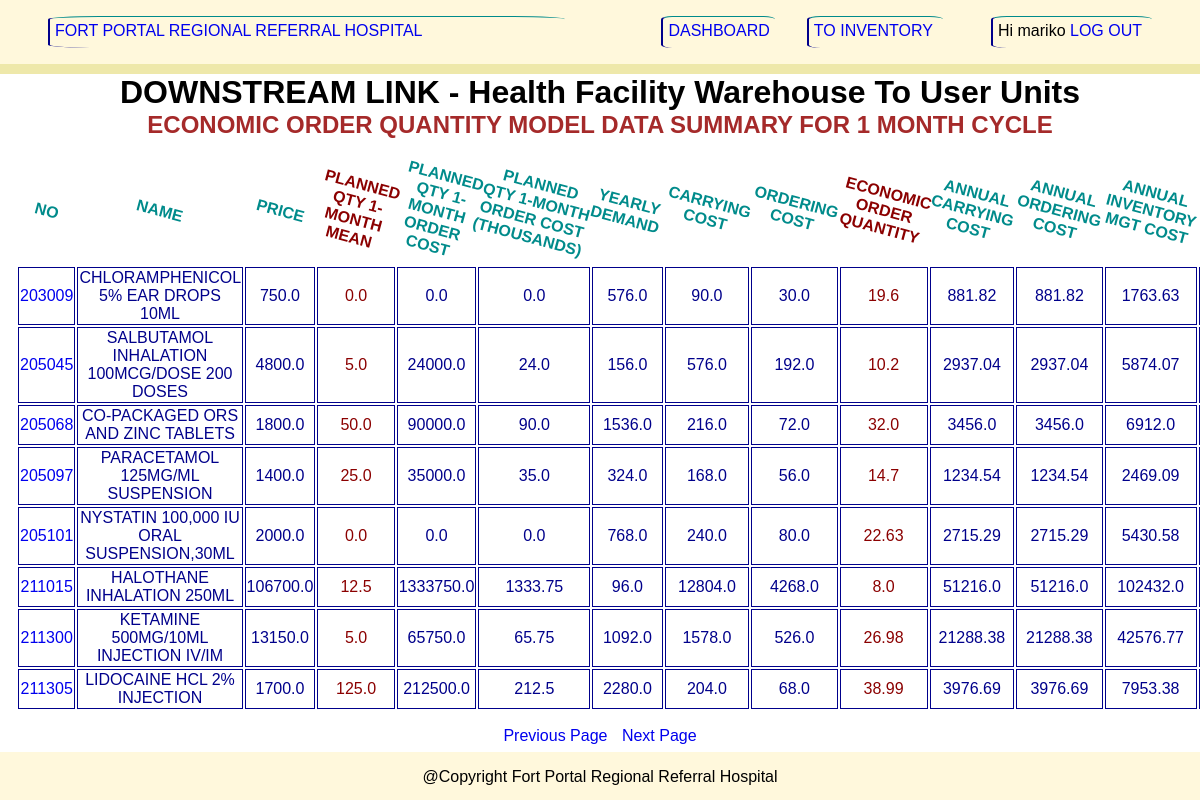
Page /analysis/eoq/list/1/month/?page=3 (signed in) on the committed database.
### analysis/models.py (models this page shows, shortened)
class ProductDetailExp(models.Model):
    code = models.IntegerField(default=100000,unique=True)
    description = models.CharField(unique=True,max_length=500)
    ven = models.CharField(max_length=5, null=True, blank=True)
    unit = models.DecimalField(max_digits=100, decimal_places=1, null=True)
    price = models.DecimalField(max_digits=100, decimal_places=1, null=True)
    planned_Qty_2Month_Mean = models.DecimalField(max_digits=100, decimal_places=1, null=True)
    currentStock = models.DecimalField(max_digits=100,decimal_places=3,default=0)

### inventory/decorators.py (the view)
        def wrapper_func(request,*args,**kwargs):
            group = request.user.groups.all()
            names = []
            for gp in group:
                names.append(str(gp.name))
            if status in names:
                return view_func2(request,*args,**kwargs)
            else:
                return HttpResponse("<h1>You are not authorized to access this page!</h1>")

### analysis/templates/analysis/eoq_1_month_list.html (shortened to what this page needs)
{% extends 'analysis_base.html' %}
{% block content%}
<div class="eoq" style="overflow:auto;">
    <h1 style="text-align:center;margin:0;">DOWNSTREAM LINK - Health Facility Warehouse To User Units</h1>
    <h2 style="text-align:center;margin:0;">ECONOMIC ORDER QUANTITY MODEL DATA SUMMARY FOR 1 MONTH CYCLE</h2>
    <table style="padding:1rem;">
        <thead>
        <tr>
            <th>NO</th>
            <th>NAME</th>
            <th>PRICE</th>
            <th style="color:darkred;">PLANNED QTY 1-MONTH MEAN</th>
            <th>PLANNED QTY 1-MONTH ORDER COST</th>
            <th>PLANNED QTY 1-MONTH ORDER COST (THOUSANDS)</th>
            <th>YEARLY DEMAND</th>
            <th>CARRYING COST</th>
            <th>ORDERING COST</th>
            <th style="color:darkred;">ECONOMIC ORDER QUANTITY</th>
            <th>ANNUAL CARRYING COST</th>
            <th>ANNUAL ORDERING COST</th>
            <th>ANNUAL INVENTORY MGT COST</th>
            <th>ANNUAL DEMAND COST</th>
        </tr>
        </thead>
        <tbody>
    {% for i in data_df %}
    <tr>
        <td><a href="{% url 'eoq1cde' i.CODE %}">{{ i.CODE }}</a></td>
        <td>{{ i.DESCRIPTION }}</td>
        <td>{{ i.price }}</td>
        <td style="color:darkred;">{{ i.planned_qty_1_month_mean }}</td>
        <td>{{ i.planned_qty_1_month_order_cost }}</td>
        <td>{{ i.planned_qty_1_month_order_cost_thousands }}</td>
        <td>{{ i.year_demand }}</td>
        <td>{{ i.carrying_cost }}</td>
        <td>{{ i.ordering_cost }}</td>
        <td style="color:darkred;">{{ i.economic_order_quantity }}</td>
        <td>{{ i.annual_carrying_cost }}</td>
        <td>{{ i.annual_ordering_cost }}</td>
        <td>{{ i.annual_inventory_mgt_cost }}</td>
        </tr>
        {% endfor %}
        </tbody>
    </table>
</div>
<div style="text-align: center">
    {% if data_df.has_previous %}
    <a style="margin-right: 10px;" href="{% url 'eoq1list' %}?page={{ data_df.previous_page_number }}">Previous Page</a>
    {% endif %}
    {% if data_df.has_next %}
    <a href="{% url 'eoq1list' %}?page={{ data_df.next_page_number }}">Next Page</a>
    {% endif %}
</div>
{% endblock %}

### analysis/templates/analysis_base.html (shortened to what this page needs)
<!DOCTYPE html>
{% load static %}
<html lang="en">
<head>
    <link rel="stylesheet" type="text/css" href="{% static 'css/myCss.css' %}">
</head>
<body>
<div style="display: flex; flex-direction: column; min-height:100vh;">
    <div class="header">
        <p style="flex-grow:1;margin-left:3rem;margin-right:5rem;"><a href="{% url 'productsDashboard' %}">
            FORT PORTAL REGIONAL REFERRAL HOSPITAL</a></p>
        <p style="margin-left:1rem;margin-right:2rem;"><a href="{% url 'productsDashboard' %}">DASHBOARD</a></p>
        <p style="margin-right: 3rem;;padding-right:10px;"><a href="{% url 'inventoryLink' %}">TO INVENTORY</a></p>
        {% if request.user %}
        <p style="margin-right: 3rem;;padding-right:10px;"><span>Hi {{ request.user }}</span>
            <a href="{% url 'logout_user' %}">LOG OUT</a></p>
        {% else %}
        <p style="margin-right: 3rem;;padding-right:10px;"><a href="{% url 'login_user' %}">LOG IN</a></p>
        {% endif %}
    </div>
    <div class="main" style="flex-grow:1">
        {% block content %}
        {% endblock %}
    </div>
    <div style="display :flex; background:cornsilk; height:3rem; justify-content: space-evenly;">
        <p>@Copyright Fort Portal Regional Referral Hospital</p>
    </div>
</div>
</body>
</html>

### analysis/templates/analysis_base.html (style rules this page uses)
body { margin:0; font-family: sans-serif; }
.header { display :flex; background: cornsilk; height:4rem; justify-content: space-evenly; border-bottom: 10px solid palegoldenrod; }
a { text-decoration : none; }
td { border: 1px solid blue; }

### analysis/templates/analysis/eoq_1_month_list.html (style rules this page uses)
.header { background: cornsilk; }
body > div > div.header > p { border-top: 1px solid darkcyan; border-left: 2px solid darkblue; border-radius:10%; padding:5px; }
.eoq { display:flex; flex-direction:column; }
h2 { color: brown; }
th { padding:0; color : darkcyan; transform: rotateZ(15deg); }
td { border: 1px solid darkblue; color:darkblue; text-align:center; }

### rows in the picture
ProductDetailExp: CODE "203009", DESCRIPTION "CHLORAMPHENICOL 5% EAR DROPS 10ML", price "750.0", planned_qty_1_month_mean "0.0", planned_qty_1_month_order_cost "0.0", planned_qty_1_month_order_cost_thousands "0.0", year_demand "576.0", carrying_cost "90.0", ordering_cost "30.0", economic_order_quantity "19.6", annual_carrying_cost "881.82", annual_ordering_cost "881.82", annual_inventory_mgt_cost "1763.63"
ProductDetailExp: CODE "205045", DESCRIPTION "SALBUTAMOL INHALATION 100MCG/DOSE 200 DOSES", price "4800.0", planned_qty_1_month_mean "5.0", planned_qty_1_month_order_cost "24000.0", planned_qty_1_month_order_cost_thousands "24.0", year_demand "156.0", carrying_cost "576.0", ordering_cost "192.0", economic_order_quantity "10.2", annual_carrying_cost "2937.04", annual_ordering_cost "2937.04", annual_inventory_mgt_cost "5874.07"
ProductDetailExp: CODE "205068", DESCRIPTION "CO-PACKAGED ORS AND ZINC TABLETS", price "1800.0", planned_qty_1_month_mean "50.0", planned_qty_1_month_order_cost "90000.0", planned_qty_1_month_order_cost_thousands "90.0", year_demand "1536.0", carrying_cost "216.0", ordering_cost "72.0", economic_order_quantity "32.0", annual_carrying_cost "3456.0", annual_ordering_cost "3456.0", annual_inventory_mgt_cost "6912.0"
ProductDetailExp: CODE "205097", DESCRIPTION "PARACETAMOL 125MG/ML SUSPENSION", price "1400.0", planned_qty_1_month_mean "25.0", planned_qty_1_month_order_cost "35000.0", planned_qty_1_month_order_cost_thousands "35.0", year_demand "324.0", carrying_cost "168.0", ordering_cost "56.0", economic_order_quantity "14.7", annual_carrying_cost "1234.54", annual_ordering_cost "1234.54", annual_inventory_mgt_cost "2469.09"
ProductDetailExp: CODE "205101", DESCRIPTION "NYSTATIN 100,000 IU ORAL SUSPENSION,30ML", price "2000.0", planned_qty_1_month_mean "0.0", planned_qty_1_month_order_cost "0.0", planned_qty_1_month_order_cost_thousands "0.0", year_demand "768.0", carrying_cost "240.0", ordering_cost "80.0", economic_order_quantity "22.63", annual_carrying_cost "2715.29", annual_ordering_cost "2715.29", annual_inventory_mgt_cost "5430.58"
ProductDetailExp: CODE "211015", DESCRIPTION "HALOTHANE INHALATION 250ML", price "106700.0", planned_qty_1_month_mean "12.5", planned_qty_1_month_order_cost "1333750.0", planned_qty_1_month_order_cost_thousands "1333.75", year_demand "96.0", carrying_cost "12804.0", ordering_cost "4268.0", economic_order_quantity "8.0", annual_carrying_cost "51216.0", annual_ordering_cost "51216.0", annual_inventory_mgt_cost "102432.0"
ProductDetailExp: CODE "211300", DESCRIPTION "KETAMINE 500MG/10ML INJECTION IV/IM", price "13150.0", planned_qty_1_month_mean "5.0", planned_qty_1_month_order_cost "65750.0", planned_qty_1_month_order_cost_thousands "65.75", year_demand "1092.0", carrying_cost "1578.0", ordering_cost "526.0", economic_order_quantity "26.98", annual_carrying_cost "21288.38", annual_ordering_cost "21288.38", annual_inventory_mgt_cost "42576.77"
ProductDetailExp: CODE "211305", DESCRIPTION "LIDOCAINE HCL 2% INJECTION", price "1700.0", planned_qty_1_month_mean "125.0", planned_qty_1_month_order_cost "212500.0", planned_qty_1_month_order_cost_thousands "212.5", year_demand "2280.0", carrying_cost "204.0", ordering_cost "68.0", economic_order_quantity "38.99", annual_carrying_cost "3976.69", annual_ordering_cost "3976.69", annual_inventory_mgt_cost "7953.38"

### other values in the picture
{{ request.user }} "mariko"
